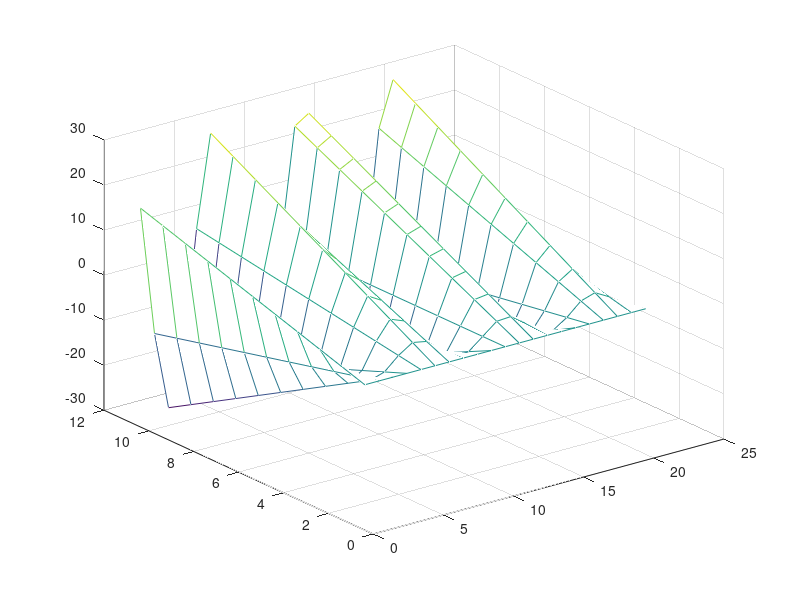

Reproduce this figure in MATLAB.
x = -10:10;
y = 0:3:30;
[X, Y] = meshgrid(x, y);

c = zeros(length(y), length(x));
for i = 1:length(y)
    for j = 1:length(x)
        c(i, j) = y(i) * sin(x(j));
    end
end

mesh(c)